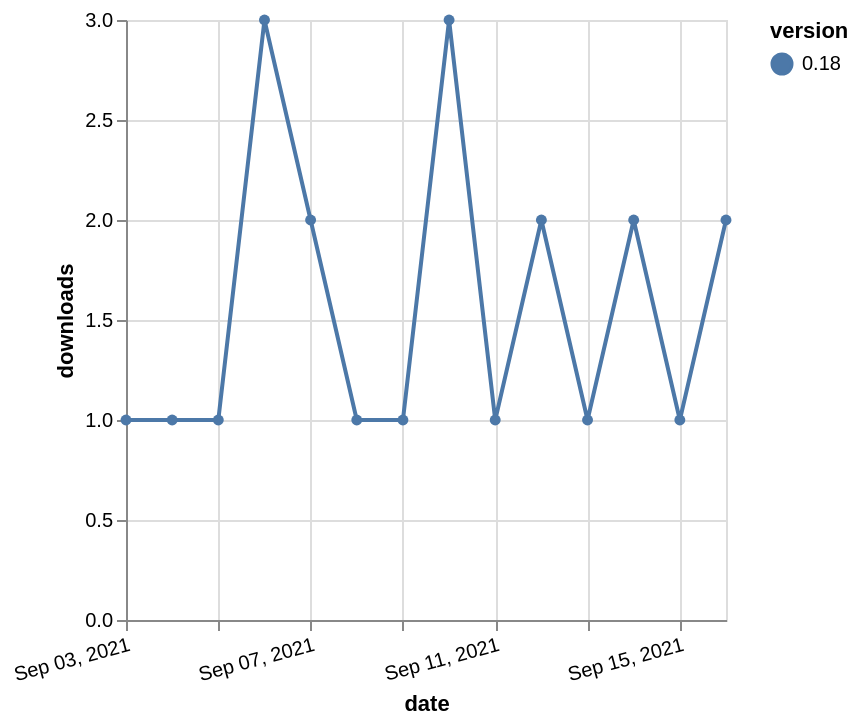

Source (Vega-Lite JSON):
### Vega-Lite specification from a JSON file in a GitHub repository (floating-point values rounded to 4 significant figures)
{"$schema": "https://vega.github.io/schema/vega-lite/v5.json", "description": "A simple bar chart with embedded data.", "data": {"values": [{"date": "2021-09-03", "total": 241, "delta": 1, "version": "0.18"}, {"date": "2021-09-04", "total": 242, "delta": 1, "version": "0.18"}, {"date": "2021-09-05", "total": 243, "delta": 1, "version": "0.18"}, {"date": "2021-09-06", "total": 246, "delta": 3, "version": "0.18"}, {"date": "2021-09-07", "total": 248, "delta": 2, "version": "0.18"}, {"date": "2021-09-08", "total": 249, "delta": 1, "version": "0.18"}, {"date": "2021-09-09", "total": 250, "delta": 1, "version": "0.18"}, {"date": "2021-09-10", "total": 253, "delta": 3, "version": "0.18"}, {"date": "2021-09-11", "total": 254, "delta": 1, "version": "0.18"}, {"date": "2021-09-12", "total": 256, "delta": 2, "version": "0.18"}, {"date": "2021-09-13", "total": 257, "delta": 1, "version": "0.18"}, {"date": "2021-09-14", "total": 259, "delta": 2, "version": "0.18"}, {"date": "2021-09-15", "total": 260, "delta": 1, "version": "0.18"}, {"date": "2021-09-16", "total": 262, "delta": 2, "version": "0.18"}]}, "width": "container", "mark": {"type": "line", "point": {"filled": true}}, "encoding": {"x": {"field": "date", "type": "temporal", "timeUnit": "yearmonthdate", "title": "date", "axis": {"labelAngle": -15}}, "y": {"field": "delta", "type": "quantitative", "title": "downloads"}, "color": {"field": "version", "type": "nominal"}, "tooltip": {"field": "delta"}}}
